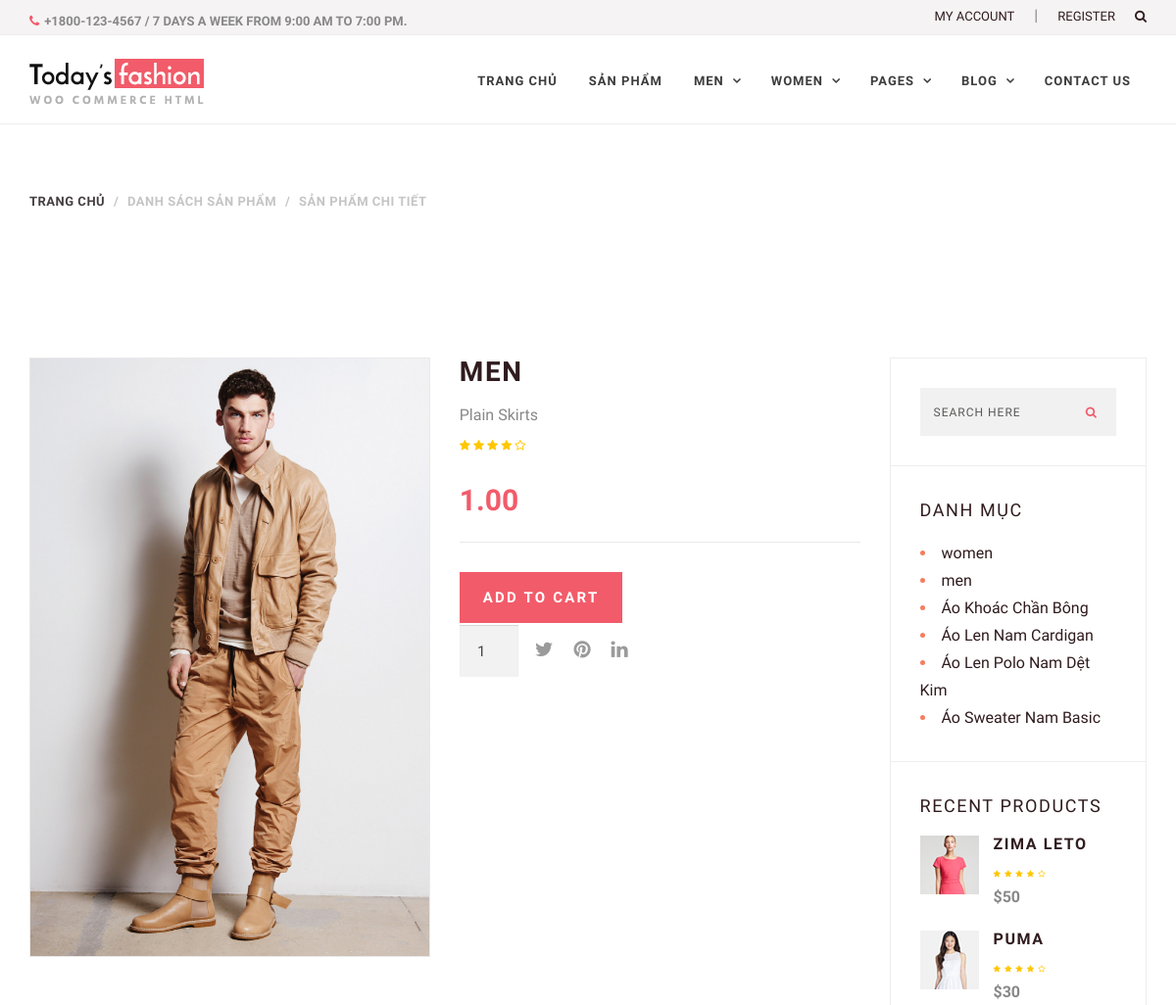
/index.php?page=sanphamchitiet&idpro=5 (upper part), run on an earlier commit of the app's database.
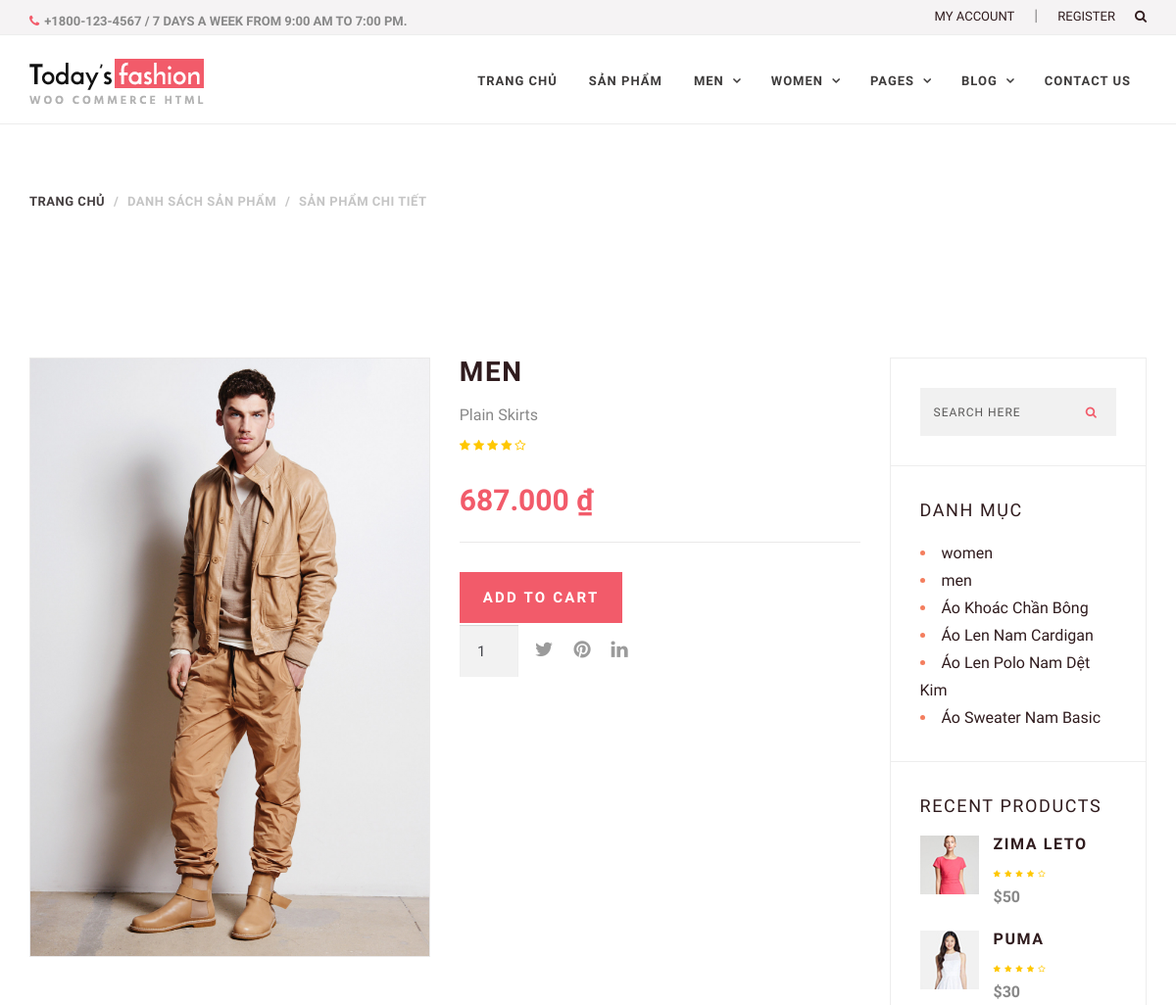
And on a later commit of the database.
### tables this page shows
CREATE TABLE `sanpham` (
  `ID` int(11) NOT NULL,
  `TenSanPham` varchar(255) NOT NULL,
  `Gia` varchar(100) NOT NULL,
  `MoTa` text DEFAULT NULL,
  `HinhAnh` varchar(255) DEFAULT NULL,
  `bestseller` tinyint(1) NOT NULL,
  `iddm` tinyint(1) NOT NULL,
  `DanhMucID` int(11) DEFAULT NULL,
  `ThuongHieuID` int(11) DEFAULT NULL
);

### dao/pdo.php (called while the page is built, shortened)
<?php
function pdo_get_connection()
{
    $dburl = "mysql:host=localhost;dbname=tmdtyao;charset=utf8";
    $username = 'root';
    $password = '';
    $conn = new PDO($dburl, $username, $password);
    $conn->setAttribute(PDO::ATTR_ERRMODE, PDO::ERRMODE_EXCEPTION);
    return $conn;
}
function pdo_query($sql)
{
    $sql_args = array_slice(func_get_args(), 1);
    try {
        $conn = pdo_get_connection();
        $stmt = $conn->prepare($sql);
        $stmt->execute($sql_args);
        $rows = $stmt->fetchAll();
        return $rows;
    } catch (PDOException $e) {
        throw $e;
    } finally {
        unset($conn);
    }
}
function pdo_query_one($sql)
{
    $sql_args = array_slice(func_get_args(), 1);
    try {
        $conn = pdo_get_connection();
        $stmt = $conn->prepare($sql);
        $stmt->execute($sql_args);
        $row = $stmt->fetch(PDO::FETCH_ASSOC);
        return $row;
    } catch (PDOException $e) {
        throw $e;
    } finally {
        unset($conn);
    }
}

### dao/sanpham.php (called while the page is built, shortened)
<?php
require_once 'pdo.php';
function get_spchitiet($id)
{
    $sql = "SELECT * FROM sanpham WHERE id=?";
    return pdo_query_one($sql, $id);
}

### dao/danhmuc.php (the view)
<?php
require_once 'pdo.php';
function danhmuc_all()
{
    $sql = "SELECT * FROM danhmuc ORDER BY stt DESC";
    return pdo_query($sql);
}
function showdm($dsdm)
{
    $html_dm = '';
    foreach ($dsdm as $dm) {
        extract($dm);
        $link = 'index.php?page=sanpham&iddm=' . $ID;
        $html_dm .= '<li><a href="' . $link . '">' . $TenDanhMuc . '</a></li>';
    }
    return $html_dm;
}

### view/sanphamchitiet.php (shortened to what the changed rows need)
<?php
$html_dm = showdm($dsdm);
extract($spchitiet);
?>
<div class="page-header">
    <div class="container">
        <div class="row">
            <div class="col-lg-6 col-md-6 col-sm-6 col-xs-12">
                <div class="page-section">
                    <div class="page-breadcrumb">
                        <ol class="breadcrumb">
                            <li><a href="#">Trang chủ</a></li>
                            <li>DANH SÁCH SẢN PHẨM</li>
                            <li>Sản Phẩm Chi Tiết</li>
                        </ol>
                    </div>
                </div>
            </div>
        </div>
    </div>
</div>
<div class="space-medium">
    <div class="container">
        <div class="row">
            <div class="col-lg-9 col-md-9 col-sm-8 col-xs-12">
                <div class="row">
                    <div class="col-lg-6 col-md-6 col-sm-12 col-xs-12">
                        <div class="product-img mb30"><a href="#"><img src="layout/images/<?= $HinhAnh ?>" alt="" class="img-responsive"></a></div>
                    </div>
                    <div class="col-lg-6 col-md-6 col-sm-6 col-xs-12">
                        <div class="product-single">
                            <h2><?= $TenSanPham ?></h2>
                            <p class="product-text">Plain Skirts</p>
                            <div class="product-rating">
                                <span><i class="fa fa-star"></i></span>
                                <span><i class="fa fa-star"></i></span>
                                <span><i class="fa fa-star"></i></span>
                                <span><i class="fa fa-star"></i></span>
                                <span><i class="fa fa-star-o"></i></span>
                            </div>
                            <p class="product-price" style="font-size: 30px;"><?= $Gia ?></p>
                            <div class="product-line"></div>
                            <div class="product-quantity">
                                <div class="quantity">
                                    <input type="number" class="input-text qty text" step="1" min="1" max="" name="quantity" value="1" title="Qty" size="4" pattern="[0-9]*" inputmode="numeric">
                                </div>
                                <button type="submit" class="btn btn-primary">Add to cart</button>
                            </div>
                            <div class="product-social"> <a href="#"><span><i class="fa fa-facebook"></i></span></a> <a href="#"><span><i class="fa fa-google-plus"></i></span> </a> <a href="#"><span class="#"><i class="fa fa-twitter"></i> </span></a> <a href="#"><span><i class=" fa fa-pinterest"></i> </span></a> <a href="#"><span><i class="fa fa-linkedin"></i></span></a> </div>
                        </div>
                    </div>
                </div>
                <div class="row">
                    <div class="col-lg-12 col-md-12 col-sm-12 col-xs-12">
                    </div>
                </div>
                <br>
            </div>
            <div class="col-lg-3 col-md-3 col-sm-4 col-xs-12">
                <div class=" widget widget-search">
                    <form>
                        <div class="search-form">
                            <input type="text" class="form-control" placeholder="Search Here">
                            <button type="Submit"><i class="fa fa-search"></i></button>
                        </div>
                    </form>
                </div>
                <div class=" widget widget-categories">
                    <h2 class="widget-title">Danh mục</h2>
                    <?= $html_dm; ?>
                </div>
                <div class="widget widget-recent-product">
                    <h2 class="widget-title">Recent Products</h2>
                    <div class="recent-product">
                        <div class="recent-product-img">
                            <img src="layout/images/ft-post-1.jpg" alt="" class="img-responsive">
                        </div>
                        <div class="recent-product-content">
                            <h4><a href="#" class="recent-product-title">Zima leto</a></h4>
                            <div class="recent-product-rating">
                                <span><i class="fa fa-star"></i></span>
                                <span><i class="fa fa-star"></i></span>
                                <span><i class="fa fa-star"></i></span>
                                <span><i class="fa fa-star"></i></span>
                                <span><i class="fa fa-star-o"></i></span>
                            </div>
                            <div class="recent-product-price">$50</div>
                        </div>
                    </div>
                    <div class="recent-product">
                        <div class="recent-product-img">
                            <img src="layout/images/ft-post-2.jpg" alt="" class="img-responsive">
                        </div>
                        <div class="recent-product-content">
                            <h4><a href="#" class="recent-product-title">Puma</a></h4>
                            <div class="recent-product-rating">
                                <span><i class="fa fa-star"></i></span>
                                <span><i class="fa fa-star"></i></span>
                                <span><i class="fa fa-star"></i></span>
                                <span><i class="fa fa-star"></i></span>
                                <span><i class="fa fa-star-o"></i></span>
                            </div>
                            <div class="recent-product-price">$30</div>
                        </div>
                    </div>
                </div>
            </div>
        </div>
    </div>
</div>

What changed in the data, as far as the page shows it:
changed sanpham "MEN": Gia "1.00" → "687.000 ₫"
